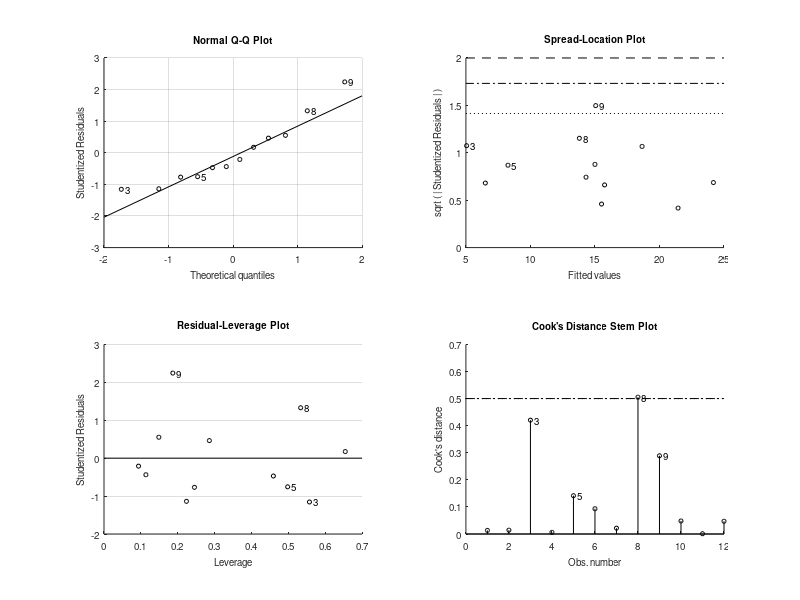
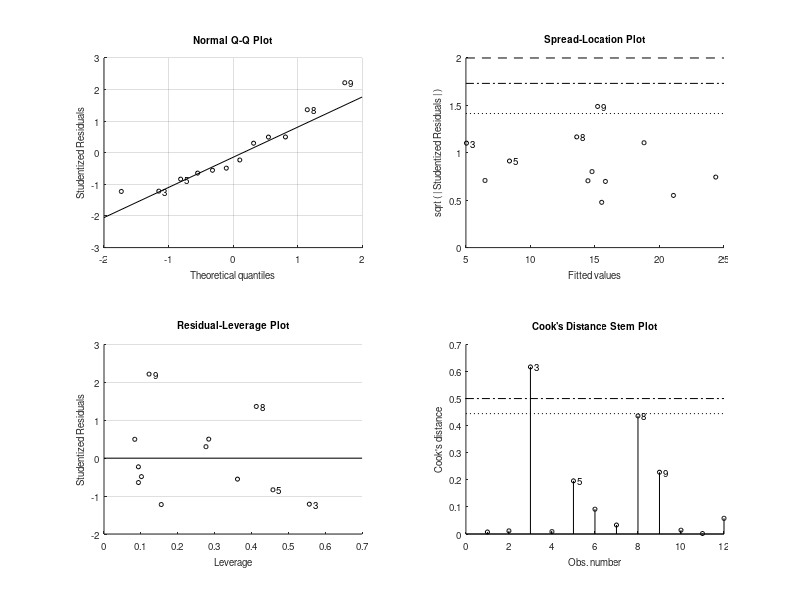

Recreate these plots in MATLAB, in order. (Note: this script raises an error after producing the figures.)
close;
clear;
clc;

% Declaring Variables
y   = [15.6; 21.7; 3.1; 14.7; 6.9; 16.1; 7.5; 16.1; 20.2; 13.3; 15.0; 23.3];
x1  = [2.0; 3.6; 0.9; 2.4; 0.1; 2.6; 0.7; 1.0; 2.4; 1.9; 2.3; 3.9];
x2  = [4.7; 5.7; 1.6; 4.8; 4.4; 6.0; 2.6; 5.7; 4.5; 5.0; 4.8; 6.9];
x3  = [2.9; 4.9; 1.4; 3.3; 1.6; 3.7; 1.6; 3.0; 3.1; 3.4; 3.3; 4.8];

% Solve for Values
% A   = [ones(size(y)), x1, x2, x3];
% [alpha, ~, ~, ~, stats]     = regress(y,A);
A   = [x1, x2, x3];
mdl     = fitlm(A, y);
A_new   = [x1, x2];
mdl2    = fitlm(A_new, y);
[coeffs, A_found, R_sq] = func_fwd_regression(A, y);

%% Project 1 Time!
% options
make    = 1;
cyl_cat = 1;
data1   = readcell('car_data.xls');
data    = readmatrix('car_data.xls');
% Make: Buick, Cadillac, Chevrolet, Pontiac, SAAB, Saturn
carMake = data1(2:end,3);
x3p     = strcmp(carMake, 'Cadillac');
x3pp    = strcmp(carMake, 'Chevrolet');
x3ppp   = strcmp(carMake, 'Pontiac');
x3pppp  = strcmp(carMake, 'SAAB');
x3ppppp = strcmp(carMake, 'Saturn');
makeMat = [x3p, x3pp, x3ppp, x3pppp, x3ppppp];
% Cylinders: 4, 6, 8
x7p     = data(:,7) == 6;
x7pp    = data(:,7) == 8;
y_car   = data(:,1);
A_car   = [data(:,[2,8:12])];
if (cyl_cat)
    A_car = [A_car, x7p, x7pp];
else
    A_car = [A_car, data(:,7)];
end
if (make)
    A_car = [A_car, makeMat];
end
[coeffs, A_found, R_sq] = func_fwd_regression(A_car, y_car);
% Plotting
y=[ones(size(y_car)), A_found];
y_mod   = [ones(size(y_car)) A_car]*coeffs';

figure(1);
clf;
plot(y_car, '-');
hold on;
plot(y_mod);
ylabel("Car Price");
